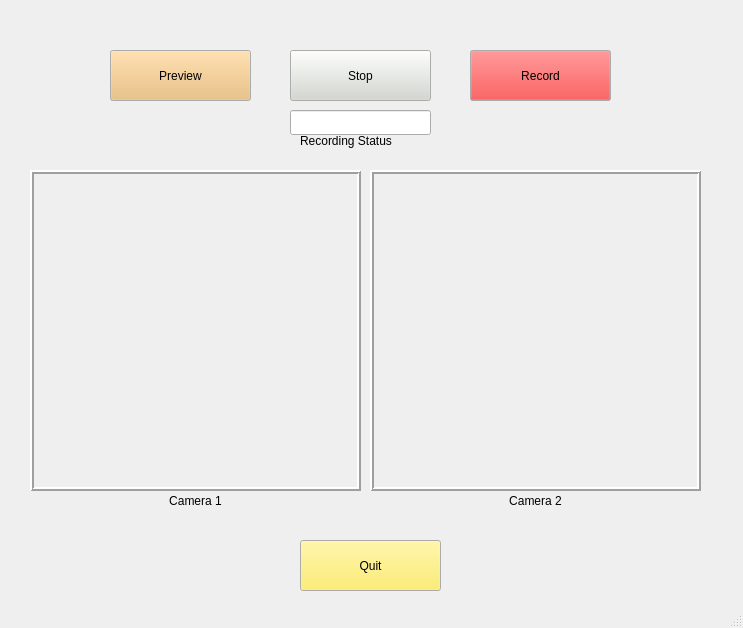
<?xml version="1.0" encoding="UTF-8"?>
<ui version="4.0">
 <class>MainWindow</class>
 <widget class="QMainWindow" name="MainWindow">
  <property name="geometry">
   <rect>
    <x>0</x>
    <y>0</y>
    <width>743</width>
    <height>628</height>
   </rect>
  </property>
  <property name="windowTitle">
   <string>MainWindow</string>
  </property>
  <widget class="QWidget" name="centralwidget">
   <widget class="QPushButton" name="recordBtn">
    <property name="geometry">
     <rect>
      <x>470</x>
      <y>50</y>
      <width>141</width>
      <height>51</height>
     </rect>
    </property>
    <property name="palette">
     <palette>
      <active>
       <colorrole role="WindowText">
        <brush brushstyle="SolidPattern">
         <color alpha="255">
          <red>0</red>
          <green>0</green>
          <blue>0</blue>
         </color>
        </brush>
       </colorrole>
       <colorrole role="Button">
        <brush brushstyle="SolidPattern">
         <color alpha="255">
          <red>239</red>
          <green>41</green>
          <blue>41</blue>
         </color>
        </brush>
       </colorrole>
      </active>
      <inactive>
       <colorrole role="WindowText">
        <brush brushstyle="SolidPattern">
         <color alpha="255">
          <red>0</red>
          <green>0</green>
          <blue>0</blue>
         </color>
        </brush>
       </colorrole>
       <colorrole role="Button">
        <brush brushstyle="SolidPattern">
         <color alpha="255">
          <red>239</red>
          <green>41</green>
          <blue>41</blue>
         </color>
        </brush>
       </colorrole>
      </inactive>
      <disabled>
       <colorrole role="WindowText">
        <brush brushstyle="SolidPattern">
         <color alpha="255">
          <red>190</red>
          <green>190</green>
          <blue>190</blue>
         </color>
        </brush>
       </colorrole>
       <colorrole role="Button">
        <brush brushstyle="SolidPattern">
         <color alpha="255">
          <red>239</red>
          <green>41</green>
          <blue>41</blue>
         </color>
        </brush>
       </colorrole>
      </disabled>
     </palette>
    </property>
    <property name="layoutDirection">
     <enum>Qt::LeftToRight</enum>
    </property>
    <property name="text">
     <string>Record</string>
    </property>
    <property name="autoRepeatDelay">
     <number>298</number>
    </property>
   </widget>
   <widget class="QPushButton" name="stopBtn">
    <property name="geometry">
     <rect>
      <x>290</x>
      <y>50</y>
      <width>141</width>
      <height>51</height>
     </rect>
    </property>
    <property name="palette">
     <palette>
      <active>
       <colorrole role="WindowText">
        <brush brushstyle="SolidPattern">
         <color alpha="255">
          <red>0</red>
          <green>0</green>
          <blue>0</blue>
         </color>
        </brush>
       </colorrole>
       <colorrole role="Button">
        <brush brushstyle="SolidPattern">
         <color alpha="255">
          <red>211</red>
          <green>215</green>
          <blue>207</blue>
         </color>
        </brush>
       </colorrole>
      </active>
      <inactive>
       <colorrole role="WindowText">
        <brush brushstyle="SolidPattern">
         <color alpha="255">
          <red>0</red>
          <green>0</green>
          <blue>0</blue>
         </color>
        </brush>
       </colorrole>
       <colorrole role="Button">
        <brush brushstyle="SolidPattern">
         <color alpha="255">
          <red>211</red>
          <green>215</green>
          <blue>207</blue>
         </color>
        </brush>
       </colorrole>
      </inactive>
      <disabled>
       <colorrole role="WindowText">
        <brush brushstyle="SolidPattern">
         <color alpha="255">
          <red>190</red>
          <green>190</green>
          <blue>190</blue>
         </color>
        </brush>
       </colorrole>
       <colorrole role="Button">
        <brush brushstyle="SolidPattern">
         <color alpha="255">
          <red>211</red>
          <green>215</green>
          <blue>207</blue>
         </color>
        </brush>
       </colorrole>
      </disabled>
     </palette>
    </property>
    <property name="layoutDirection">
     <enum>Qt::LeftToRight</enum>
    </property>
    <property name="text">
     <string>Stop</string>
    </property>
    <property name="autoRepeatDelay">
     <number>298</number>
    </property>
   </widget>
   <widget class="QLineEdit" name="recordingStatusEdit">
    <property name="geometry">
     <rect>
      <x>290</x>
      <y>110</y>
      <width>141</width>
      <height>25</height>
     </rect>
    </property>
    <property name="alignment">
     <set>Qt::AlignCenter</set>
    </property>
    <property name="readOnly">
     <bool>true</bool>
    </property>
   </widget>
   <widget class="QLabel" name="recordingStatusLbl">
    <property name="geometry">
     <rect>
      <x>300</x>
      <y>130</y>
      <width>121</width>
      <height>21</height>
     </rect>
    </property>
    <property name="text">
     <string>Recording Status</string>
    </property>
   </widget>
   <widget class="QLabel" name="camera1ImageLbl">
    <property name="geometry">
     <rect>
      <x>30</x>
      <y>170</y>
      <width>331</width>
      <height>321</height>
     </rect>
    </property>
    <property name="frameShape">
     <enum>QFrame::Box</enum>
    </property>
    <property name="frameShadow">
     <enum>QFrame::Raised</enum>
    </property>
    <property name="lineWidth">
     <number>2</number>
    </property>
    <property name="text">
     <string/>
    </property>
    <property name="alignment">
     <set>Qt::AlignLeading|Qt::AlignLeft|Qt::AlignTop</set>
    </property>
   </widget>
   <widget class="QLabel" name="camera2ImageLbl">
    <property name="geometry">
     <rect>
      <x>370</x>
      <y>170</y>
      <width>331</width>
      <height>321</height>
     </rect>
    </property>
    <property name="frameShape">
     <enum>QFrame::Box</enum>
    </property>
    <property name="frameShadow">
     <enum>QFrame::Raised</enum>
    </property>
    <property name="lineWidth">
     <number>2</number>
    </property>
    <property name="text">
     <string/>
    </property>
    <property name="alignment">
     <set>Qt::AlignLeading|Qt::AlignLeft|Qt::AlignTop</set>
    </property>
   </widget>
   <widget class="QLabel" name="camera2Lbl">
    <property name="geometry">
     <rect>
      <x>380</x>
      <y>490</y>
      <width>311</width>
      <height>21</height>
     </rect>
    </property>
    <property name="focusPolicy">
     <enum>Qt::NoFocus</enum>
    </property>
    <property name="contextMenuPolicy">
     <enum>Qt::CustomContextMenu</enum>
    </property>
    <property name="layoutDirection">
     <enum>Qt::LeftToRight</enum>
    </property>
    <property name="frameShape">
     <enum>QFrame::NoFrame</enum>
    </property>
    <property name="text">
     <string>Camera 2</string>
    </property>
    <property name="alignment">
     <set>Qt::AlignCenter</set>
    </property>
   </widget>
   <widget class="QLabel" name="camera1Lbl">
    <property name="geometry">
     <rect>
      <x>30</x>
      <y>490</y>
      <width>331</width>
      <height>21</height>
     </rect>
    </property>
    <property name="text">
     <string>Camera 1</string>
    </property>
    <property name="alignment">
     <set>Qt::AlignCenter</set>
    </property>
   </widget>
   <widget class="QPushButton" name="quitBtn">
    <property name="geometry">
     <rect>
      <x>300</x>
      <y>540</y>
      <width>141</width>
      <height>51</height>
     </rect>
    </property>
    <property name="palette">
     <palette>
      <active>
       <colorrole role="WindowText">
        <brush brushstyle="SolidPattern">
         <color alpha="255">
          <red>0</red>
          <green>0</green>
          <blue>0</blue>
         </color>
        </brush>
       </colorrole>
       <colorrole role="Button">
        <brush brushstyle="SolidPattern">
         <color alpha="255">
          <red>252</red>
          <green>233</green>
          <blue>79</blue>
         </color>
        </brush>
       </colorrole>
      </active>
      <inactive>
       <colorrole role="WindowText">
        <brush brushstyle="SolidPattern">
         <color alpha="255">
          <red>0</red>
          <green>0</green>
          <blue>0</blue>
         </color>
        </brush>
       </colorrole>
       <colorrole role="Button">
        <brush brushstyle="SolidPattern">
         <color alpha="255">
          <red>252</red>
          <green>233</green>
          <blue>79</blue>
         </color>
        </brush>
       </colorrole>
      </inactive>
      <disabled>
       <colorrole role="WindowText">
        <brush brushstyle="SolidPattern">
         <color alpha="255">
          <red>190</red>
          <green>190</green>
          <blue>190</blue>
         </color>
        </brush>
       </colorrole>
       <colorrole role="Button">
        <brush brushstyle="SolidPattern">
         <color alpha="255">
          <red>252</red>
          <green>233</green>
          <blue>79</blue>
         </color>
        </brush>
       </colorrole>
      </disabled>
     </palette>
    </property>
    <property name="layoutDirection">
     <enum>Qt::LeftToRight</enum>
    </property>
    <property name="text">
     <string>Quit</string>
    </property>
    <property name="autoRepeatDelay">
     <number>298</number>
    </property>
   </widget>
   <widget class="QPushButton" name="previewBtn">
    <property name="geometry">
     <rect>
      <x>110</x>
      <y>50</y>
      <width>141</width>
      <height>51</height>
     </rect>
    </property>
    <property name="palette">
     <palette>
      <active>
       <colorrole role="WindowText">
        <brush brushstyle="SolidPattern">
         <color alpha="255">
          <red>0</red>
          <green>0</green>
          <blue>0</blue>
         </color>
        </brush>
       </colorrole>
       <colorrole role="Button">
        <brush brushstyle="SolidPattern">
         <color alpha="255">
          <red>233</red>
          <green>185</green>
          <blue>110</blue>
         </color>
        </brush>
       </colorrole>
      </active>
      <inactive>
       <colorrole role="WindowText">
        <brush brushstyle="SolidPattern">
         <color alpha="255">
          <red>0</red>
          <green>0</green>
          <blue>0</blue>
         </color>
        </brush>
       </colorrole>
       <colorrole role="Button">
        <brush brushstyle="SolidPattern">
         <color alpha="255">
          <red>233</red>
          <green>185</green>
          <blue>110</blue>
         </color>
        </brush>
       </colorrole>
      </inactive>
      <disabled>
       <colorrole role="WindowText">
        <brush brushstyle="SolidPattern">
         <color alpha="255">
          <red>190</red>
          <green>190</green>
          <blue>190</blue>
         </color>
        </brush>
       </colorrole>
       <colorrole role="Button">
        <brush brushstyle="SolidPattern">
         <color alpha="255">
          <red>233</red>
          <green>185</green>
          <blue>110</blue>
         </color>
        </brush>
       </colorrole>
      </disabled>
     </palette>
    </property>
    <property name="layoutDirection">
     <enum>Qt::LeftToRight</enum>
    </property>
    <property name="text">
     <string>Preview</string>
    </property>
    <property name="autoRepeatDelay">
     <number>298</number>
    </property>
   </widget>
  </widget>
  <widget class="QMenuBar" name="menubar">
   <property name="geometry">
    <rect>
     <x>0</x>
     <y>0</y>
     <width>743</width>
     <height>22</height>
    </rect>
   </property>
  </widget>
  <widget class="QStatusBar" name="statusbar"/>
 </widget>
 <resources/>
 <connections/>
</ui>
